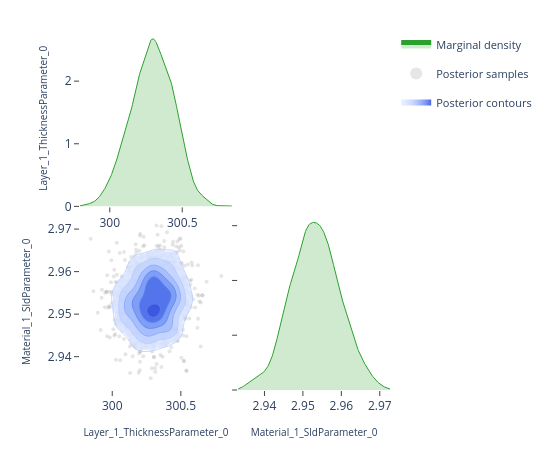

Notebook source saved alongside this figure:
### Code cell
# ---- Pairwise focus: thickness vs SLD ---------------------------------------
# A 2-parameter corner plot zooms in on the joint posterior for a specific
# pair.  This is the same view the EasyReflectometryApp's "2D Heatmap"
# sub-tab uses to inspect parameter degeneracies.


params_of_interest = ['Layer_1_ThicknessParameter_0', 'Material_1_SldParameter_0']
idx = [posterior.param_names.index(p) for p in params_of_interest]
subset_draws = np.asarray(posterior.draws)[:, idx]

fig = plot_corner(subset_draws, params_of_interest)
fig.show()

### Figure 1 — Plotly figure (JSON) as saved in the notebook; plotly's stock layout.template omitted (floating-point values rounded to 4 significant figures; data arrays with more than 128 entries replaced by an {"elided": "..."} marker saying what was removed)
{"data": [{"fill": "tozeroy", "fillcolor": "rgba(44, 160, 44, 0.22)", "hoverinfo": "skip", "legendgroup": "marginal", "line": {"color": "rgb(44, 160, 44)", "width": 1}, "mode": "lines", "name": "Marginal density", "showlegend": true, "type": "scatter", "x": {"elided": "256 float values"}, "xaxis": "x", "y": {"elided": "256 float values"}, "yaxis": "y"}, {"hoverinfo": "skip", "legendgroup": "scatter", "marker": {"color": "rgba(140, 140, 140, 0.22)", "size": 4}, "mode": "markers", "name": "Posterior samples", "showlegend": true, "type": "scatter", "x": {"elided": "880 float values"}, "xaxis": "x3", "y": {"elided": "880 float values"}, "yaxis": "y3", "zorder": 0}, {"colorscale": [[0.0, "rgba(224, 233, 255, 0.62)"], [0.35, "rgba(183, 203, 255, 0.70)"], [0.6, "rgba(138, 169, 252, 0.78)"], [0.82, "rgba(96, 131, 242, 0.84)"], [1.0, "rgba(58, 86, 224, 0.90)"]], "connectgaps": false, "contours": {"coloring": "fill", "end": 143.4, "showlabels": false, "showlines": false, "size": 22.63, "start": 30.18}, "hoverinfo": "skip", "legendgroup": "contour", "name": "Posterior contours", "showlegend": true, "showscale": false, "type": "contour", "x": [299.8, 299.8, 299.8, 299.8, 299.8, 299.9, 299.9, 299.9, 299.9, 299.9, 299.9, 299.9, 300.0, 300.0, 300.0, 300.0, 300.0, 300.0, 300.0, 300.0, 300.1, 300.1, 300.1, 300.1, 300.1, 300.1, 300.1, 300.2, 300.2, 300.2, 300.2, 300.2, 300.2, 300.2, 300.2, 300.3, 300.3, 300.3, 300.3, 300.3, 300.3, 300.3, 300.4, 300.4, 300.4, 300.4, 300.4, 300.4, 300.4, 300.4, 300.5, 300.5, 300.5, 300.5, 300.5, 300.5, 300.5, 300.6, 300.6, 300.6, 300.6, 300.6, 300.6, 300.6, 300.6, 300.7, 300.7, 300.7, 300.7, 300.7, 300.7, 300.7, 300.7, 300.8, 300.8, 300.8, 300.8, 300.8, 300.8, 300.8], "xaxis": "x3", "y": [2.933, 2.934, 2.934, 2.935, 2.935, 2.936, 2.936, 2.937, 2.937, 2.938, 2.938, 2.939, 2.939, 2.94, 2.94, 2.941, 2.941, 2.942, 2.942, 2.943, 2.943, 2.944, 2.944, 2.945, 2.945, 2.946, 2.946, 2.947, 2.947, 2.948, 2.948, 2.949, 2.949, 2.95, 2.95, 2.951, 2.951, 2.952, 2.952, 2.953, 2.953, 2.954, 2.954, 2.955, 2.955, 2.956, 2.956, 2.957, 2.957, 2.958, 2.958, 2.959, 2.959, 2.96, 2.96, 2.961, 2.961, 2.962, 2.962, 2.963, 2.963, 2.964, 2.964, 2.965, 2.965, 2.966, 2.966, 2.967, 2.967, 2.968, 2.968, 2.969, 2.969, 2.97, 2.97, 2.971, 2.971, 2.972, 2.972, 2.973], "yaxis": "y3", "z": {"elided": "80x80 float values"}, "zmax": 143.4, "zmin": 30.18, "zorder": 1}, {"colorscale": [[0.0, "rgba(183, 203, 255, 0.94)"], [0.35, "rgba(183, 203, 255, 0.94)"], [0.35, "rgba(138, 169, 252, 0.95)"], [0.6, "rgba(138, 169, 252, 0.95)"], [0.6, "rgba(96, 131, 242, 0.96)"], [0.82, "rgba(96, 131, 242, 0.96)"], [0.82, "rgba(58, 86, 224, 0.98)"], [1.0, "rgba(58, 86, 224, 0.98)"]], "contours": {"coloring": "lines", "end": 143.4, "showlabels": false, "size": 22.63, "start": 30.18}, "hoverinfo": "skip", "legendgroup": "contour", "line": {"width": 0.9}, "showlegend": false, "showscale": false, "type": "contour", "x": [299.8, 299.8, 299.8, 299.8, 299.8, 299.9, 299.9, 299.9, 299.9, 299.9, 299.9, 299.9, 300.0, 300.0, 300.0, 300.0, 300.0, 300.0, 300.0, 300.0, 300.1, 300.1, 300.1, 300.1, 300.1, 300.1, 300.1, 300.2, 300.2, 300.2, 300.2, 300.2, 300.2, 300.2, 300.2, 300.3, 300.3, 300.3, 300.3, 300.3, 300.3, 300.3, 300.4, 300.4, 300.4, 300.4, 300.4, 300.4, 300.4, 300.4, 300.5, 300.5, 300.5, 300.5, 300.5, 300.5, 300.5, 300.6, 300.6, 300.6, 300.6, 300.6, 300.6, 300.6, 300.6, 300.7, 300.7, 300.7, 300.7, 300.7, 300.7, 300.7, 300.7, 300.8, 300.8, 300.8, 300.8, 300.8, 300.8, 300.8], "xaxis": "x3", "y": [2.933, 2.934, 2.934, 2.935, 2.935, 2.936, 2.936, 2.937, 2.937, 2.938, 2.938, 2.939, 2.939, 2.94, 2.94, 2.941, 2.941, 2.942, 2.942, 2.943, 2.943, 2.944, 2.944, 2.945, 2.945, 2.946, 2.946, 2.947, 2.947, 2.948, 2.948, 2.949, 2.949, 2.95, 2.95, 2.951, 2.951, 2.952, 2.952, 2.953, 2.953, 2.954, 2.954, 2.955, 2.955, 2.956, 2.956, 2.957, 2.957, 2.958, 2.958, 2.959, 2.959, 2.96, 2.96, 2.961, 2.961, 2.962, 2.962, 2.963, 2.963, 2.964, 2.964, 2.965, 2.965, 2.966, 2.966, 2.967, 2.967, 2.968, 2.968, 2.969, 2.969, 2.97, 2.97, 2.971, 2.971, 2.972, 2.972, 2.973], "yaxis": "y3", "z": {"elided": "80x80 float values"}, "zmax": 143.4, "zmin": 30.18, "zorder": 2}, {"fill": "tozeroy", "fillcolor": "rgba(44, 160, 44, 0.22)", "hoverinfo": "skip", "legendgroup": "marginal", "line": {"color": "rgb(44, 160, 44)", "width": 1}, "mode": "lines", "name": "Marginal density", "showlegend": false, "type": "scatter", "x": {"elided": "256 float values"}, "xaxis": "x4", "y": {"elided": "256 float values"}, "yaxis": "y4"}], "layout": {"height": 450, "legend": {"font": {"size": 11}, "itemsizing": "constant", "orientation": "v", "x": 1.02, "xanchor": "left", "y": 1.0, "yanchor": "top"}, "margin": {"b": 60, "l": 80, "r": 160, "t": 30}, "plot_bgcolor": "white", "showlegend": true, "width": 550, "xaxis": {"anchor": "y", "domain": [0.0, 0.49], "showgrid": false, "ticks": "outside", "zeroline": false}, "xaxis2": {"anchor": "y2", "domain": [0.51, 1.0], "showgrid": false, "ticks": "outside", "visible": false, "zeroline": false}, "xaxis3": {"anchor": "y3", "domain": [0.0, 0.49], "showgrid": false, "ticks": "outside", "title": {"font": {"size": 10}, "text": "Layer_1_ThicknessParameter_0"}, "zeroline": false}, "xaxis4": {"anchor": "y4", "domain": [0.51, 1.0], "showgrid": false, "ticks": "outside", "title": {"font": {"size": 10}, "text": "Material_1_SldParameter_0"}, "zeroline": false}, "yaxis": {"anchor": "x", "domain": [0.51, 1.0], "showgrid": false, "ticks": "outside", "title": {"font": {"size": 10}, "text": "Layer_1_ThicknessParameter_0"}, "zeroline": false}, "yaxis2": {"anchor": "x2", "domain": [0.51, 1.0], "showgrid": false, "ticks": "outside", "visible": false, "zeroline": false}, "yaxis3": {"anchor": "x3", "domain": [0.0, 0.49], "showgrid": false, "ticks": "outside", "title": {"font": {"size": 10}, "text": "Material_1_SldParameter_0"}, "zeroline": false}, "yaxis4": {"anchor": "x4", "domain": [0.0, 0.49], "showgrid": false, "showticklabels": false, "ticks": "outside", "zeroline": false}}}
